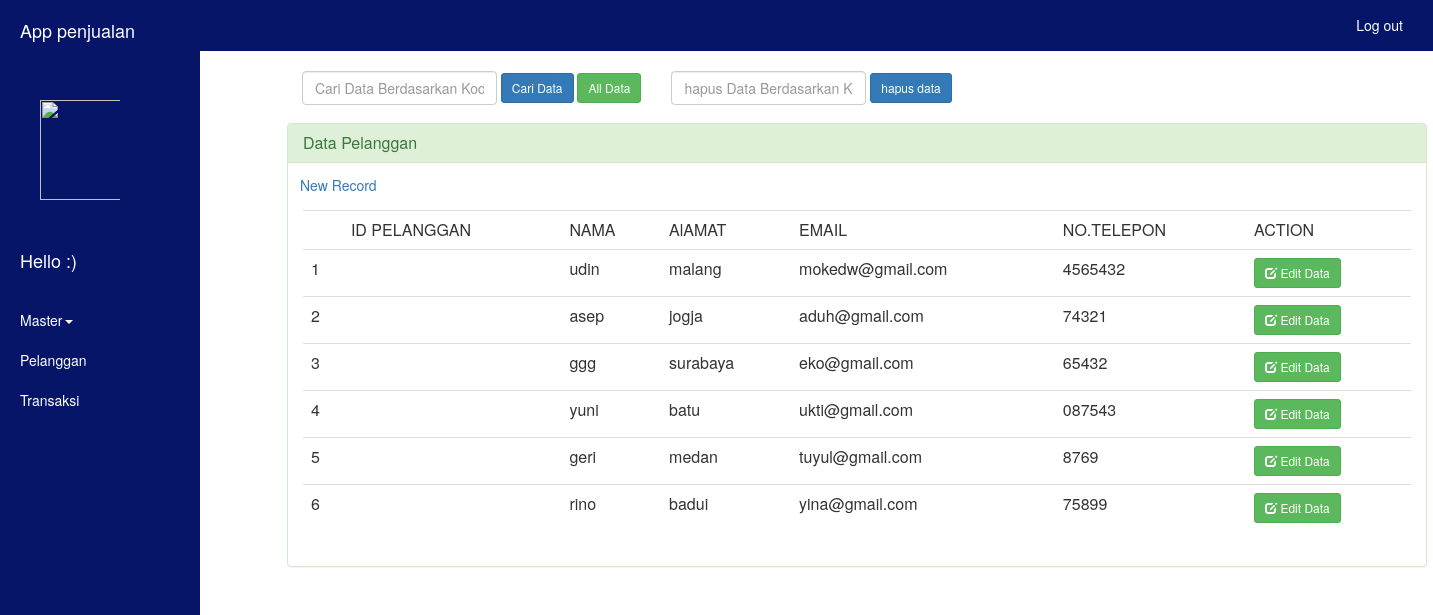
The app's page /v_pelanggan.php with its own data.
### tables this page shows
CREATE TABLE `tb_pelanggan` (
  `kd_pelanggan` int(20) NOT NULL,
  `nama` varchar(20) NOT NULL,
  `alamat` varchar(11) NOT NULL,
  `tlpn` varchar(40) NOT NULL,
  `email` varchar(50) NOT NULL
);

### v_pelanggan.php (the view, shortened to what this page needs)
<html>
<head>
<link rel="stylesheet" href="css/bootstrap.min.css"/>
</head>
<body>
  <div id="wrapper" class="active">
      <div id="sidebar-wrapper">
      <ul id="sidebar_menu" class="sidebar-nav">
           <li class="sidebar-brand"><a>App penjualan</a></li>
           <li class="sidebar-brand"><img src="download.png"></li>
           <li class="sidebar-brand"><a><span class="light" id="main_icon">Hello :)</span></a></li>
      </ul>
        <ul class="sidebar-nav" id="sidebar">
         <li class="dropdown">
          <a href="#" class="dropdown-toggle" data-toggle="dropdown">Master<span class="caret"></span></a>
        </li>
         <li class="active"><a href="v_pelanggan.php">Pelanggan</a></li>
          <li class="active"><a href="v_transaksi.php">Transaksi</a></li>
        </ul>
      </div>
      <div id="page-content-wrapper">
         <nav class="navbar navbar-custom navbar-fixed-top" role="navigation">
        <div class="container-fluid satu">
            <div class="collapse navbar-collapse navbar-right navbar-main-collapse">
                <ul class="nav navbar-nav">
                    <li>
                        <a href="logout.php">Log out</a>
                    </li>
                </ul>
            </div>
        </div>
    </nav>
    <div id="main-wrapper" class="col-md-11 pull-right">
            <div id="main">
            <div class="container">
                  <center><h2>Pencarian Data Product</h2></center>
    <form action="" method="POST" class="navbar-form navbar-left" role="search">
  <div class="form-group">
    <input type='text' placeholder='Cari Data Berdasarkan Kode dan Nama' name='qcari' class='form-control'> <br/>
  </div>
  <input type='submit' value='Cari Data' class='btn btn-sm btn-primary'> <a href='index.php' class='btn btn-sm btn-success' > All Data</a>
    </form>
   <form action="delete.php" method="POST" class="navbar-form navbar-left" role="search">
  <div class="form-group">
    <input type='text' placeholder='hapus Data Berdasarkan Kode dan Nama' name='kode' class='form-control'> <br/>
  </div>
  <input type='submit' value='hapus data' name="hapus" class='btn btn-sm btn-primary'>
    </form>
<br/>
<br/>
<br/>
    <div class="panel panel-success">
  <div class="panel-heading">
   <h3 class="panel-title">Data Pelanggan</h3>
  </div><div align="left" style="margin-left:12px;margin-top:12px"><a href="tambahpelanggan.php" class="table table-hover" >New Record</a></div>
  <div class="panel-body">
    <table class="table table-hover" >
      <th><td>ID PELANGGAN</a></td><td>NAMA</td><td>AlAMAT</td><td>EMAIL</td><td>NO.TELEPON</td><td>ACTION</td></th>
<?php
require_once('koneksi.php');
$query1="select * from tb_pelanggan ";
$result=mysqli_query($conn,$query1) or die(mysqli_error());
$no=1;
while($rows=mysqli_fetch_assoc($result)){
      ?>
      <tr>
        <td><?php echo $no
        ?></td>
        <td><?php   echo $rows['kd_plg'];?></td>
        <td><?php   echo $rows['nama'];?></td>
        <td><?php   echo $rows['alamat'];?></td>
        <td><?php   echo $rows['email'];?></td>
        <td><?php   echo $rows['tlpn'];?></td>
        <td><a href="edit.php?kd_plg=<?php echo $rows['kd_plg']; ?>" class="btn btn-sm btn-success"><span class="glyphicon glyphicon-edit" aria-hidden="true"></span> Edit Data</a></td>
      </tr>
      <?php
$no++;
}?>
    </table>
</div>
</div>
    </div>
      </div>
      </div>
      </div>
    </div>
</body>
</html>

### v_pelanggan.php (style rules this page uses)
#wrapper { padding-left: 70px; transition: all .4s ease 0s; height: 100%; }
#sidebar-wrapper { margin-left: -150px; left: 70px; width: 200px; background: #aaa; position: fixed; height: 100%; z-index: 10000; transition: all .4s ease 0s; background-color: #061568; }
.sidebar-nav { display: block; float: left; width: 200px; list-style: none; margin: 0; padding: 0; background-color: #31f91b; }
#page-content-wrapper { padding-left: 0; margin-left: 0; width: 100%; height: auto; }
#wrapper.active { padding-left: 150px; }
#wrapper.active #sidebar-wrapper { left: 150px; }
#page-content-wrapper { width: 100%; }
#sidebar_menu li a, .sidebar-nav li a { background-color: white; display: block; float: left; text-decoration: none; width: 150px; background: #fff; -webkit-transition: background .5s; -moz-transition: background .5s; -o-transition: background .5s; -ms-transition: background .5s; transition: background .5s; background-color: #061568; }
.sidebar-nav li { line-height: 40px; text-indent: 20px; }
.sidebar-nav li a { color: white; display: block; text-decoration: none; }
.sidebar-nav { background-color:#061568; width: 200px; }
.sidebar-nav > .sidebar-brand { height: 100px; width: 200px; line-height: 60px; font-size: 18px; }
.sidebar-nav > .sidebar-brand a { color: white; }
#main_icon { float:left; padding-right: 30px; padding-top:30px; color: white; }
.sidebar-brand img { width: 100px; height:100px; }
.navbar { background-color: #061568; }
.navbar a { color: white; }

### records on screen
tb_pelanggan: nama "udin", alamat "malang", email "mokedw@gmail.com", tlpn "4565432"
tb_pelanggan: nama "asep", alamat "jogja", email "aduh@gmail.com", tlpn "74321"
tb_pelanggan: nama "ggg", alamat "surabaya", email "eko@gmail.com", tlpn "65432"
tb_pelanggan: nama "yuni", alamat "batu", email "ukti@gmail.com", tlpn "087543"
tb_pelanggan: nama "geri", alamat "medan", email "tuyul@gmail.com", tlpn "8769"
tb_pelanggan: nama "rino", alamat "badui", email "yina@gmail.com", tlpn "75899"
